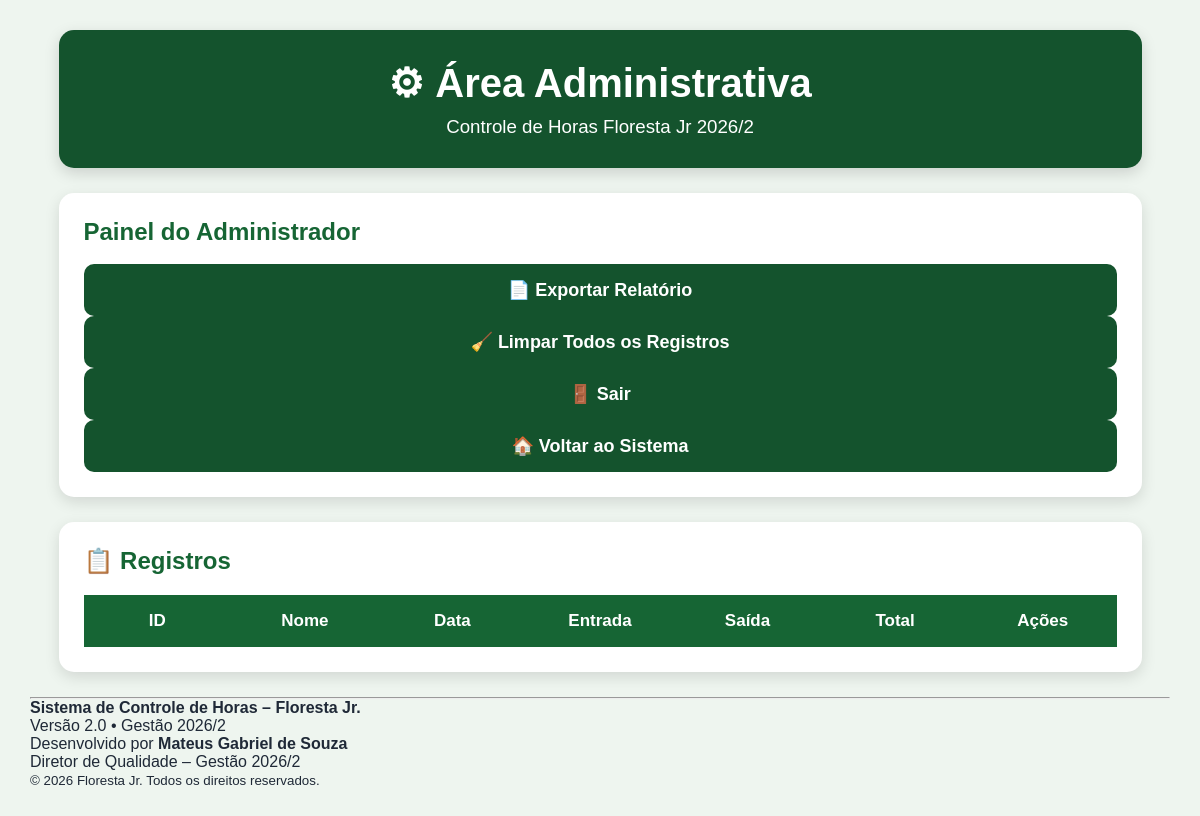
Before: /admin (signed in) with the older database file.
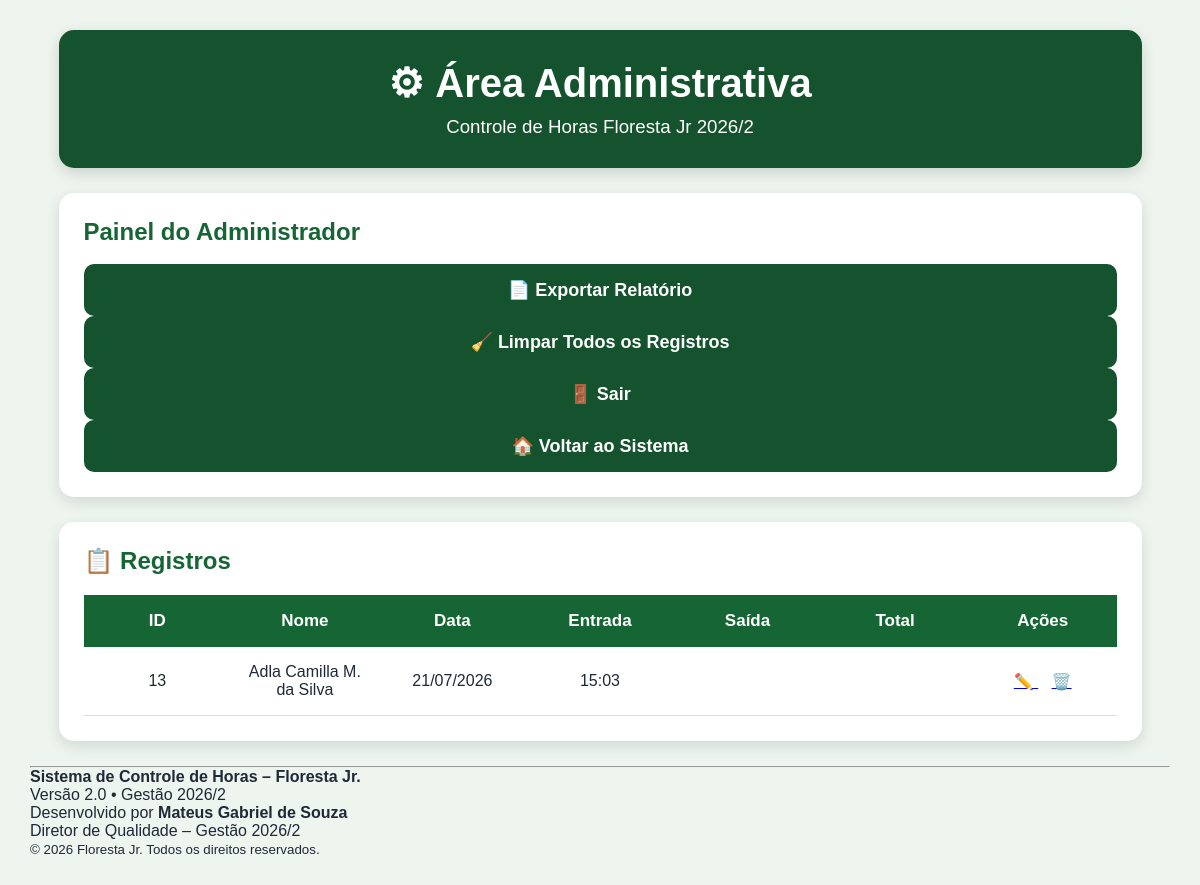
After: the same page with the newer database file.
### tables this page shows
CREATE TABLE registros(

        id INTEGER PRIMARY KEY AUTOINCREMENT,

        nome TEXT NOT NULL,

        data TEXT NOT NULL,

        entrada TEXT NOT NULL,

        saida TEXT,

        total TEXT

    , distancia TEXT);

### rotas.py (the view)
    @app.route("/admin")
    def admin():
        if not session.get("admin"):
            return render_template(
                "login_admin.html"
            )
        registros = listar_registros()
        return render_template(
            "admin.html",
            registros=registros
        )

### banco.py (called while the page is built)
def conectar():
    return sqlite3.connect(BANCO)

def listar_registros():
    conn = conectar()
    conn.row_factory = sqlite3.Row
    cursor = conn.cursor()
    cursor.execute("""

        SELECT *

        FROM registros

        ORDER BY id DESC

    """)
    registros = cursor.fetchall()
    conn.close()
    return registros

### templates/admin.html (shortened to what this page needs)
<!DOCTYPE html>
<html lang="pt-BR">
<head>
    <link rel="stylesheet" href="{{ url_for('static', filename='style.css') }}">
</head>
<body>
<div class="container">
<header>
    <h1>⚙ Área Administrativa</h1>
    <h3>Controle de Horas Floresta Jr 2026/2</h3>
</header>
<section class="card">
<h2>Painel do Administrador</h2>
<div class="acoes-admin">
<a href="/exportar" class="botao-admin">
📄 Exportar Relatório
<a href="/limpar"
   class="botao-admin"
   onclick="return confirm('Tem certeza que deseja apagar TODOS os registros?');">
🧹 Limpar Todos os Registros
</a>
</a>
<a href="/logout" class="botao-admin">
🚪 Sair
</a>
<a href="/" class="botao-admin">
🏠 Voltar ao Sistema
</a>
</div>
</section>
<section class="card">
<h2>📋 Registros</h2>
<table>
<thead>
<tr>
<th>ID</th>
<th>Nome</th>
<th>Data</th>
<th>Entrada</th>
<th>Saída</th>
<th>Total</th>
<th>Ações</th>
</tr>
</thead>
<tbody>
{% for registro in registros %}
<tr>
<td>{{ registro.id }}</td>
<td>{{ registro.nome }}</td>
<td>{{ registro.data }}</td>
<td>{{ registro.entrada }}</td>
<td>{{ registro.saida }}</td>
<td>{{ registro.total }}</td>
<td>
<a href="/editar/{{ registro.id }}">
✏️
</a>
<a href="/excluir/{{ registro.id }}">
🗑️
</a>
</td>
</tr>
{% endfor %}
</tbody>
</table>
</section>
</div>
</body>
</html>
<footer class="footer">
    <hr>
    <p><strong>Sistema de Controle de Horas – Floresta Jr.</strong></p>
    <p>Versão 2.0 • Gestão 2026/2</p>
    <p>Desenvolvido por <strong>Mateus Gabriel de Souza</strong></p>
    <p>Diretor de Qualidade – Gestão 2026/2</p>
    <small>© 2026 Floresta Jr. Todos os direitos reservados.</small>
</footer>

Changed rows visible on the page:
added registros: id "13", nome "Adla Camilla M. da Silva", data "21/07/2026", entrada "15:03"
